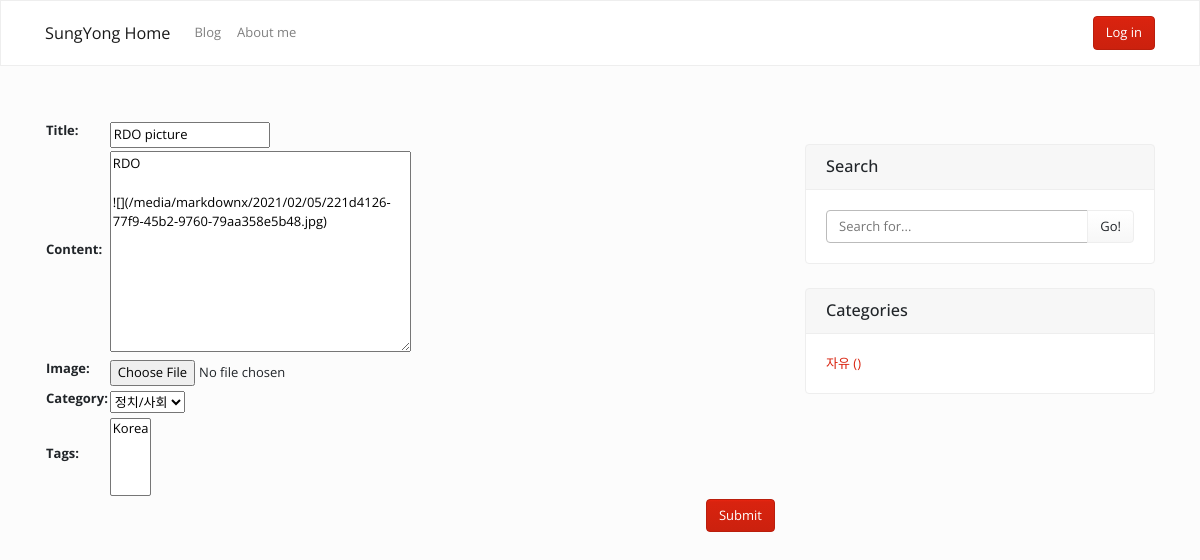
/blog/6/update/, run on an earlier commit of the app's database.
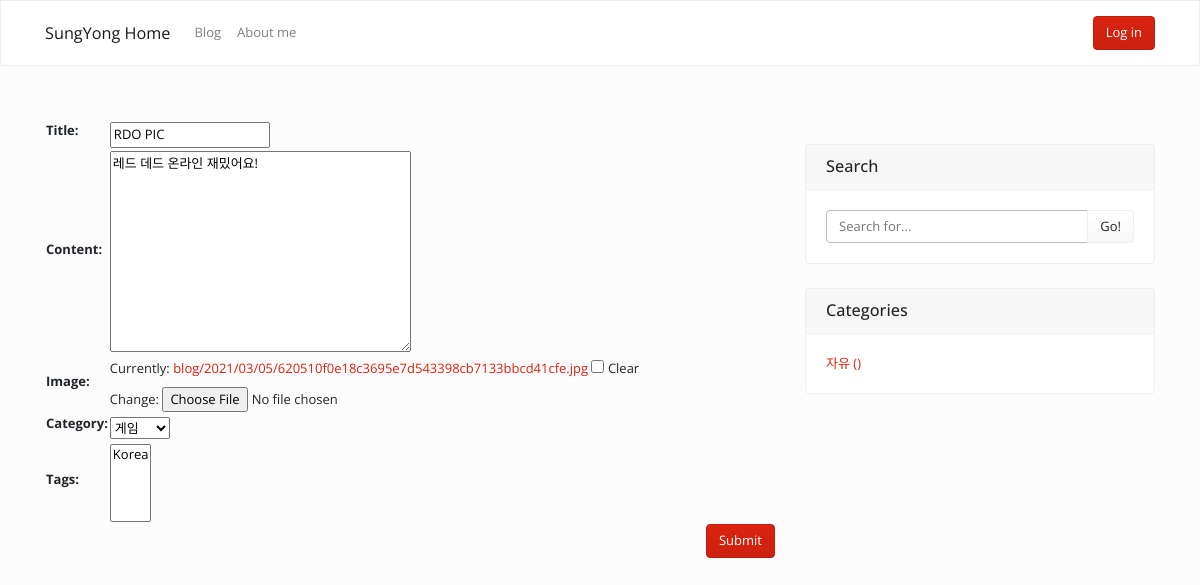
And on a later commit of the database.
### blog/models.py (models this page shows, shortened)
class Post(models.Model):
    title = models.CharField(max_length=30)
    content = MarkdownxField()
    image = models.ImageField(upload_to='blog/%Y/%m/%d/', blank=True)
    created = models.DateTimeField(auto_now=True)
    author = models.ForeignKey(User, on_delete=models.CASCADE)
    category = models.ForeignKey(Category, blank=True, null=True, on_delete=models.SET_NULL)
    tags = models.ManyToManyField(Tag, blank=True)
    class Meta:
        ordering = ['-created',]

### blog/views.py (the view)
# urls.py: path('<int:pk>/update/', views.PostUpdate.as_view()),
class PostUpdate(UpdateView):
    model = Post
    fields = [
        'title', 'content', 'image', 'category', 'tags',
    ]

### blog/models.py (called while the page is built)
    def __str__(self):
        return self.name

    def __str__(self):
        return self.name

### blog/templates/blog/post_form.html (shortened to what this page needs)
{% extends 'blog/base.html' %}
{% block content %}
  <form method="post" enctype="multipart/form-data">{% csrf_token %}
      <table>
          {{ form.as_table }}
      </table>
      <button type="submit" class="btn btn-primary float-right">Submit</button>
  </form>
{% endblock %}

What changed in the data, as far as the page shows it:
changed Post: title "RDO picture" → "RDO PIC"; content "RDO ![](/media/markdownx/2021/02/05/221d4126-77f9-45b2-9760-79aa358e5b48.jpg)" → "레드 데드 온라인 재밌어요!"; category "정치/사회" → "게임"
Also different on the page:
form field as_table: (not shown) → "☐"
text no longer shown: "Title: Content: Image: Category: Tags:"
text now shown: "Title: Content: Image: Currently: blog/2021/03/05/620510f0e18c3695e7d543398cb7133bbcd41cfe.jpg Clear Change: Category: Tags:"
